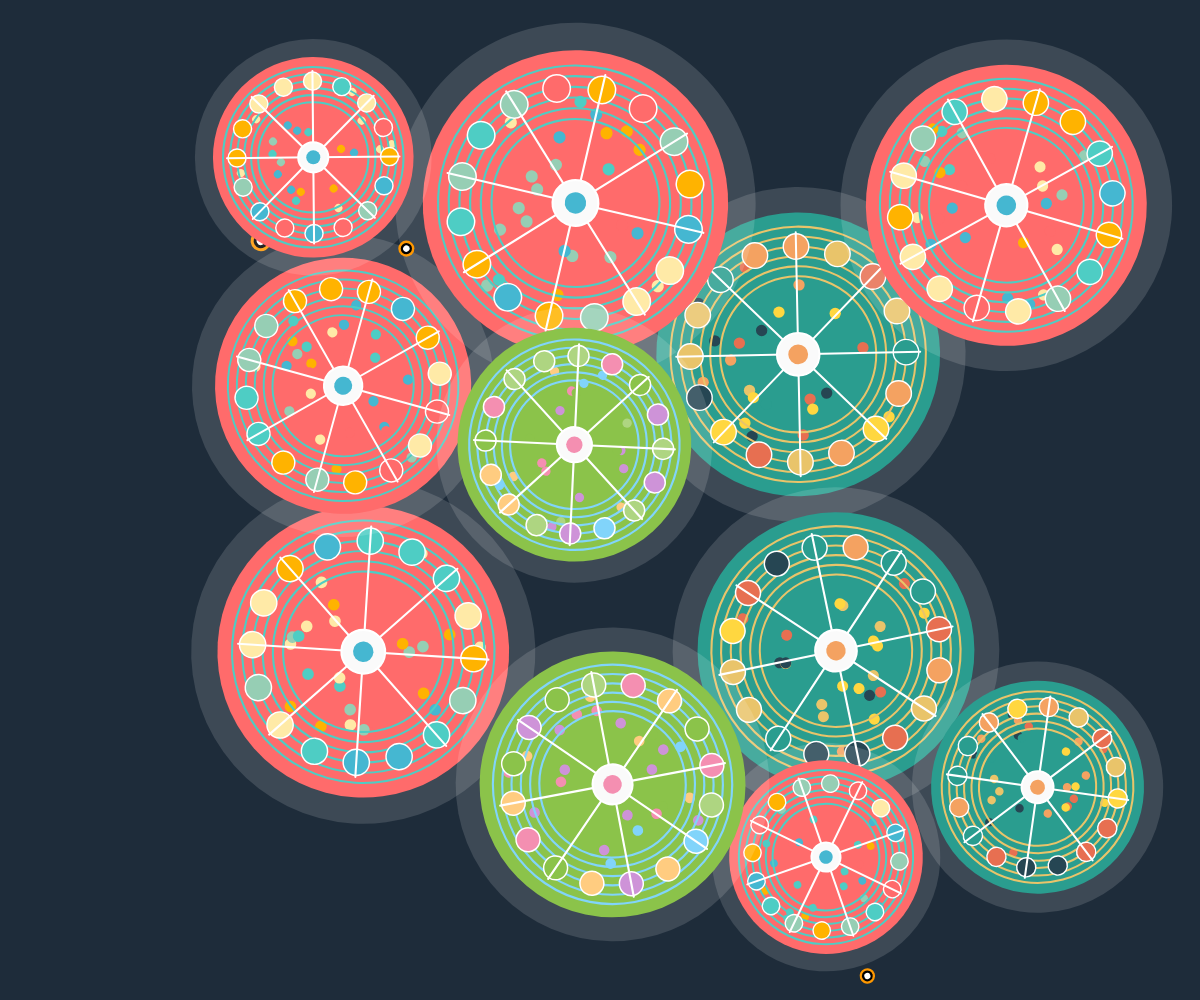
Frame 1 (no input)
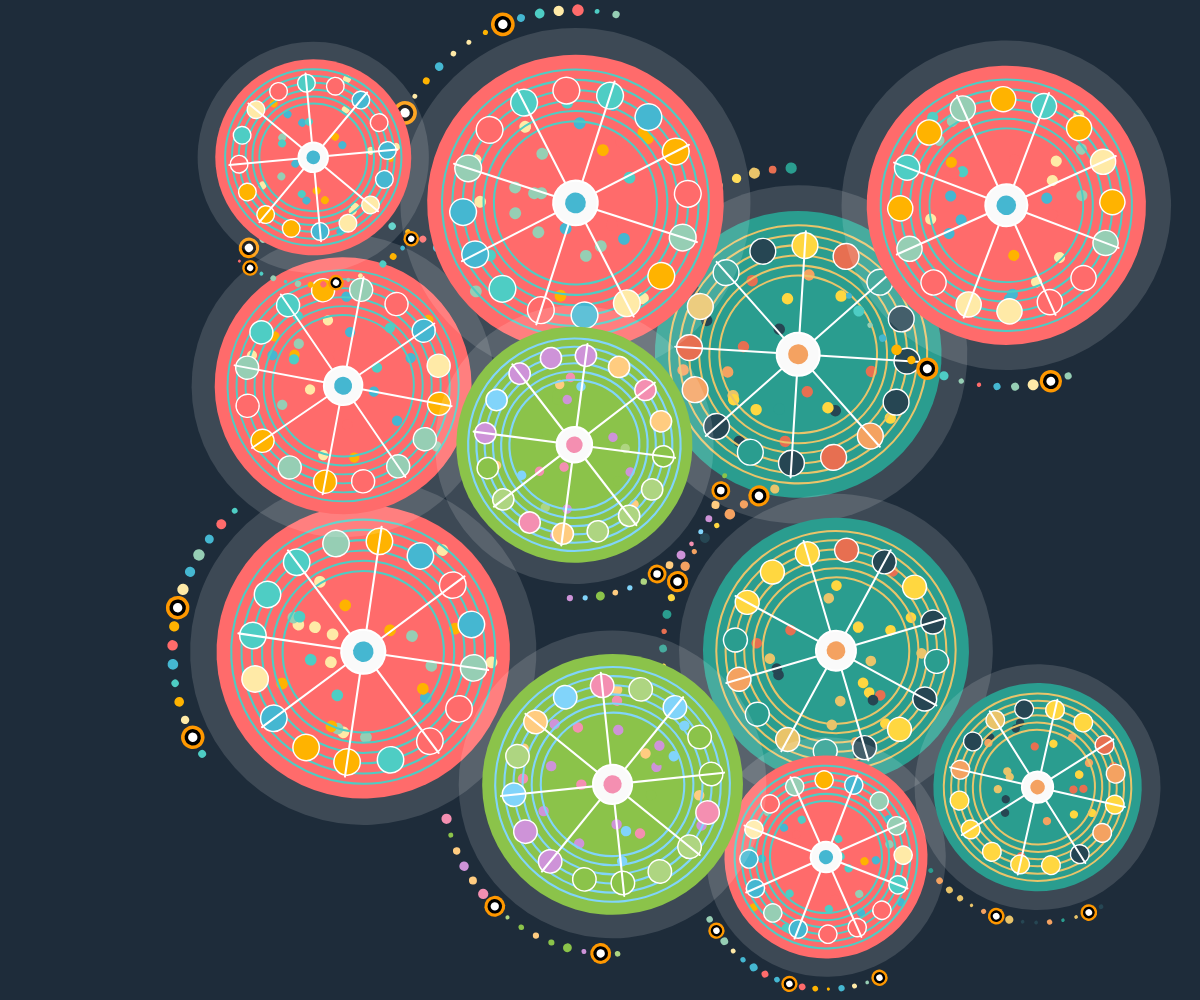
Frame 60 (no input)
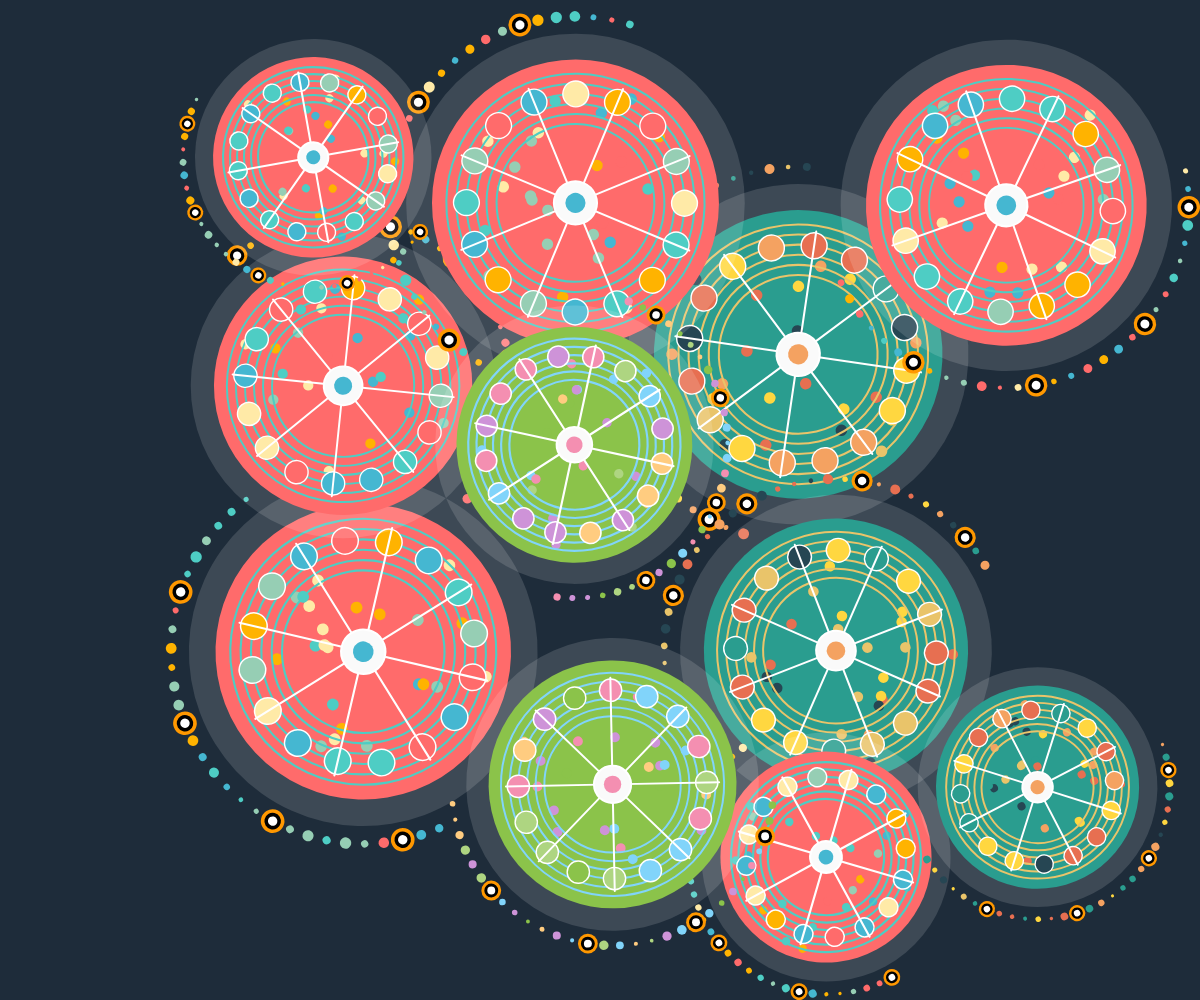
Frame 120 (the mouse pressed at the canvas centre since frame 60)

The p5.js sketch that drew these frames (run headless with seeded random() and noise() and a simulated clock; from frame 60 on, the mouse is pressed at the canvas centre):

// p5.js sketch
// ── sketch.js
// Commit 4: add directional reveal for outer orbital ring

// Color palettes for the artwork
let colorPalettes = [
  ["#8BC34A", "#81D4FA", "#F48FB1", "#CE93D8", "#FFCC80", "#AED581"],
  ["#FF6B6B", "#4ECDC4", "#45B7D1", "#96CEB4", "#FFEAA7", "#FFB300"],
  ["#6A0572", "#AB83A1", "#3C91E6", "#342E37", "#FA824C", "#FF7043"],
  ["#2A9D8F", "#E9C46A", "#F4A261", "#E76F51", "#264653", "#FFD740"]
];

// Store all wheels so they can animate over time
let circles = [];

function setup() {
  createCanvas(windowWidth, windowHeight);
  angleMode(DEGREES);
  frameRate(60);
  initLayout(); // use the same layout logic as the group version
}

function initLayout() {
  circles = [];

  background("#1e2c3a");

  // How many circles we want to draw on the screen
  let circleCount = 15;

  // Store placed circles to reduce overlap (same idea as group version)
  let placed = [];

  for (let i = 0; i < circleCount; i++) {
    // Random size for each circle
    let size = random(180, 320);

    // Keep circles away from the edges
    let margin = size * 0.7;
    let x, y;
    let ok = false;
    let tries = 0;

    // Try a few times to avoid heavy overlap
    while (!ok && tries < 200) {
      x = random(margin, width - margin);
      y = random(margin, height - margin);
      ok = true;

      for (let c of placed) {
        let d = dist(x, y, c.x, c.y);
        let minDist = (size * 0.5 + c.size * 0.5) * 0.9;

        if (d < minDist) {
          ok = false;
          break;
        }
      }
      tries++;
    }

    // Only store and draw if we found a reasonable position
    if (ok) {
      let palette = random(colorPalettes);

      // Floating internal dots (replacing static scatter)
      let floatDots = [];
      let floatCount = 26;
      let floatRadiusMax = size * 0.45;
      let floatRadiusMin = size * 0.12;

      for (let j = 0; j < floatCount; j++) {
        let a = random(360);
        let r = random(floatRadiusMin, floatRadiusMax * 0.9);
        let px = cos(a) * r;
        let py = sin(a) * r;

        // slower floating speed
        let speed = random(0.12, 0.35);
        let dir = random(360);
        let vx = cos(dir) * speed;
        let vy = sin(dir) * speed;

        floatDots.push({
          x: px,
          y: py,
          vx,
          vy,
          color: random(palette)
        });
      }

      let spinDir = random([1, -1]);

      circles.push({
        x,
        y,
        size,
        palette,
        spinAngle: random(360),
        spinDir: spinDir,
        noiseOffset: random(1000),
        floatDots,
        floatRadiusMax,
        // NEW for commit 4:
        orbitDir: -spinDir,  // reveal direction opposite to spin
        revealPhase: 0       // 0 → 1 loop for orbital reveal
      });

      placed.push({ x, y, size });
    }
  }
}

function draw() {
  background("#1e2c3a");

  // Animate each stored circle: breathing + slow spin + floating dots + orbital reveal
  for (let c of circles) {
    updateCircle(c);
    drawCircleAnimated(c);
  }
}

// Update per-circle animation state (spin, reveal, floating dots)
function updateCircle(c) {
  // Slow constant spin
  let spinSpeed = 0.08; // degrees per frame
  c.spinAngle += c.spinDir * spinSpeed;

  // NEW: reveal phase for orbital ring (0 → 1 → 0 → ...)
  let revealSpeed = 0.004; // about 4s per full loop
  c.revealPhase = (c.revealPhase + revealSpeed) % 1;

  // Update floating dots with bounce
  for (let d of c.floatDots) {
    d.x += d.vx;
    d.y += d.vy;

    let distFromCenter = sqrt(d.x * d.x + d.y * d.y);

    if (distFromCenter > c.floatRadiusMax) {
      let nx = d.x / distFromCenter;
      let ny = d.y / distFromCenter;

      let vDotN = d.vx * nx + d.vy * ny;
      d.vx -= 2 * vDotN * nx;
      d.vy -= 2 * vDotN * ny;

      d.x = nx * c.floatRadiusMax;
      d.y = ny * c.floatRadiusMax;
    }
  }
}

// Draw one animated circle based on the original group design
function drawCircleAnimated(c) {
  push();
  translate(c.x, c.y);

  // Perlin-noise-driven breathing (scale)
  let t = frameCount * 0.004 + c.noiseOffset;
  let n = noise(t);                 // 0..1
  let scaleFactor = 0.9 + n * 0.25; // approx 0.9–1.15
  scale(scaleFactor);

  // Slow spin around its centre
  rotate(c.spinAngle);

  // Draw the original wheel design at the origin
  drawCircleAtOrigin(c);

  pop();
}

// Draw one circle with many patterns, now assuming (0,0) is already translated
function drawCircleAtOrigin(c) {
  let size = c.size;
  let palette = c.palette;

  // Background glow
  noStroke();
  fill(255, 255, 255, 35);
  ellipse(0, 0, size * 1.18);

  // Main circle
  fill(palette[0]);
  ellipse(0, 0, size);

  // Floating small colorful dots inside the big circle
  for (let d of c.floatDots) {
    noStroke();
    fill(d.color);
    ellipse(d.x, d.y, size * 0.04);
  }

  // Ring lines around the circle
  stroke(palette[1]);
  strokeWeight(2);
  noFill();
  for (let r = size * 0.55; r < size * 0.92; r += size * 0.07) {
    ellipse(0, 0, r);
  }

  // Inside dots - colorful (same as commit 2)
  stroke(255);
  strokeWeight(1.4);
  let insideDots = 16;
  for (let i = 0; i < insideDots; i++) {
    let angle = i * (360 / insideDots);
    let px = cos(angle) * (size * 0.38);
    let py = sin(angle) * (size * 0.38);
    fill(random(palette));
    ellipse(px, py, size * 0.09);
  }

  // NEW: orbital ring with directional reveal
  drawOrbitalRingReveal(c);

  // 8 lines like wheel spokes
  stroke("#FFFFFF");
  strokeWeight(2);
  for (let i = 0; i < 8; i++) {
    let angle = i * 45;
    let px = cos(angle) * (size * 0.43);
    let py = sin(angle) * (size * 0.43);
    line(0, 0, px, py);
  }

  // Center dots
  fill("#FAFAFA");
  stroke("#FFFFFF");
  strokeWeight(2);
  ellipse(0, 0, size * 0.15);
  noStroke();
  fill(palette[2]);
  ellipse(0, 0, size * 0.07);
}

// NEW: Orbital ring with gradual reveal, direction opposite to spinDir
function drawOrbitalRingReveal(c) {
  let size = c.size;
  let palette = c.palette;
  let outerDotCount = 9;              // fixed, like final version
  let orbitRadius = size * 0.65;
  let dir = c.orbitDir;
  let phase = c.revealPhase;          // 0..1

  let dotsPerSegment = 7;
  let totalConnectingDots = outerDotCount * dotsPerSegment;

  // 1) Connecting dots along the orbit
  for (let i = 0; i < totalConnectingDots; i++) {
    let angle = i * (360 / totalConnectingDots);
    let norm = angle / 360.0; // 0..1

    let visible = false;
    if (dir > 0) {
      // clockwise: reveal from 0 → phase
      visible = norm <= phase;
    } else {
      // counter-clockwise: reveal from 1 → 1 - phase
      visible = norm >= 1.0 - phase;
    }

    if (!visible) continue;

    let px = cos(angle) * orbitRadius;
    let py = sin(angle) * orbitRadius;

    let dotSize = random(size * 0.015, size * 0.04);
    let dotColor = random(palette);

    noStroke();
    fill(dotColor);
    ellipse(px, py, dotSize);
  }

  // 2) Main concentric dots on orbit
  for (let i = 0; i < outerDotCount; i++) {
    let angle = i * (360 / outerDotCount);
    let norm = angle / 360.0;

    let visible = false;
    if (dir > 0) {
      visible = norm <= phase;
    } else {
      visible = norm >= 1.0 - phase;
    }

    if (!visible) continue;

    let px = cos(angle) * orbitRadius;
    let py = sin(angle) * orbitRadius;

    drawConcentricDot(px, py, size * 0.08);
  }
}

// Draw a three-layer concentric dot
function drawConcentricDot(x, y, baseSize) {
  push();
  translate(x, y);

  // Outer orange ring
  fill("#FF9800");
  noStroke();
  ellipse(0, 0, baseSize);

  // Middle black ring
  fill("#000000");
  ellipse(0, 0, baseSize * 0.7);

  // Center white dot
  fill("#FFFFFF");
  ellipse(0, 0, baseSize * 0.4);

  pop();
}

// Handle window resizing: regenerate layout
function windowResized() {
  resizeCanvas(windowWidth, windowHeight);
  initLayout();
}

// Keyboard interaction - press space to regenerate artwork (new layout)
function keyPressed() {
  if (key === ' ') {
    initLayout();
  }
}
